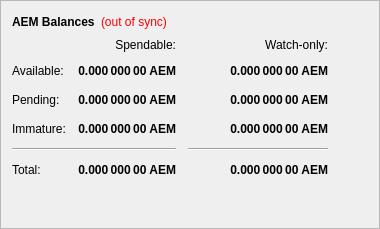
        <widget class="QFrame" name="frame">
         <property name="frameShape">
          <enum>QFrame::StyledPanel</enum>
         </property>
         <property name="frameShadow">
          <enum>QFrame::Raised</enum>
         </property>
         <layout class="QVBoxLayout" name="verticalLayout_4">
          <item>
           <layout class="QHBoxLayout" name="horizontalLayout_4">
            <item>
             <widget class="QLabel" name="label_5">
              <property name="font">
               <font>
                <weight>75</weight>
                <bold>true</bold>
               </font>
              </property>
              <property name="text">
               <string>AEM Balances</string>
              </property>
             </widget>
            </item>
            <item>
             <widget class="QLabel" name="labelWalletStatus">
              <property name="cursor">
               <cursorShape>WhatsThisCursor</cursorShape>
              </property>
              <property name="toolTip">
               <string>The displayed information may be out of date. Your wallet automatically synchronizes with the Atheneum network after a connection is established, but this process has not completed yet.</string>
              </property>
              <property name="styleSheet">
               <string notr="true">QLabel { color: red; }</string>
              </property>
              <property name="text">
               <string notr="true">(out of sync)</string>
              </property>
              <property name="alignment">
               <set>Qt::AlignLeading|Qt::AlignLeft|Qt::AlignVCenter</set>
              </property>
             </widget>
            </item>
            <item>
             <spacer name="horizontalSpacer_3">
              <property name="orientation">
               <enum>Qt::Horizontal</enum>
              </property>
              <property name="sizeHint" stdset="0">
               <size>
                <width>40</width>
                <height>20</height>
               </size>
              </property>
             </spacer>
            </item>
           </layout>
          </item>
          <item>
           <layout class="QGridLayout" name="gridLayout">
            <property name="spacing">
             <number>12</number>
            </property>
            <item row="2" column="2">
             <widget class="QLabel" name="labelWatchPending">
              <property name="font">
               <font>
                <weight>75</weight>
                <bold>true</bold>
               </font>
              </property>
              <property name="cursor">
               <cursorShape>IBeamCursor</cursorShape>
              </property>
              <property name="toolTip">
               <string>Unconfirmed transactions to watch-only addresses</string>
              </property>
              <property name="text">
               <string notr="true">0.000 000 00 AEM</string>
              </property>
              <property name="alignment">
               <set>Qt::AlignRight|Qt::AlignTrailing|Qt::AlignVCenter</set>
              </property>
              <property name="textInteractionFlags">
               <set>Qt::LinksAccessibleByMouse|Qt::TextSelectableByKeyboard|Qt::TextSelectableByMouse</set>
              </property>
             </widget>
            </item>
            <item row="2" column="1">
             <widget class="QLabel" name="labelUnconfirmed">
              <property name="font">
               <font>
                <weight>75</weight>
                <bold>true</bold>
               </font>
              </property>
              <property name="cursor">
               <cursorShape>IBeamCursor</cursorShape>
              </property>
              <property name="toolTip">
               <string>Total of transactions that have yet to be confirmed, and do not yet count toward the spendable balance</string>
              </property>
              <property name="text">
               <string notr="true">0.000 000 00 AEM</string>
              </property>
              <property name="alignment">
               <set>Qt::AlignRight|Qt::AlignTrailing|Qt::AlignVCenter</set>
              </property>
              <property name="textInteractionFlags">
               <set>Qt::LinksAccessibleByMouse|Qt::TextSelectableByKeyboard|Qt::TextSelectableByMouse</set>
              </property>
             </widget>
            </item>
            <item row="3" column="2">
             <widget class="QLabel" name="labelWatchImmature">
              <property name="font">
               <font>
                <weight>75</weight>
                <bold>true</bold>
               </font>
              </property>
              <property name="cursor">
               <cursorShape>IBeamCursor</cursorShape>
              </property>
              <property name="toolTip">
               <string>Staked or masternode rewards in watch-only addresses that has not yet matured</string>
              </property>
              <property name="text">
               <string notr="true">0.000 000 00 AEM</string>
              </property>
              <property name="alignment">
               <set>Qt::AlignRight|Qt::AlignTrailing|Qt::AlignVCenter</set>
              </property>
              <property name="textInteractionFlags">
               <set>Qt::LinksAccessibleByMouse|Qt::TextSelectableByKeyboard|Qt::TextSelectableByMouse</set>
              </property>
             </widget>
            </item>
            <item row="4" column="0" colspan="2">
             <widget class="Line" name="lineSpendableBalance">
              <property name="orientation">
               <enum>Qt::Horizontal</enum>
              </property>
             </widget>
            </item>
            <item row="4" column="2">
             <widget class="Line" name="lineWatchBalance">
              <property name="sizePolicy">
               <sizepolicy hsizetype="Preferred" vsizetype="Fixed">
                <horstretch>0</horstretch>
                <verstretch>0</verstretch>
               </sizepolicy>
              </property>
              <property name="minimumSize">
               <size>
                <width>140</width>
                <height>0</height>
               </size>
              </property>
              <property name="orientation">
               <enum>Qt::Horizontal</enum>
              </property>
             </widget>
            </item>
            <item row="5" column="0">
             <widget class="QLabel" name="labelTotalText">
              <property name="text">
               <string>Total:</string>
              </property>
             </widget>
            </item>
            <item row="3" column="1">
             <widget class="QLabel" name="labelImmature">
              <property name="font">
               <font>
                <weight>75</weight>
                <bold>true</bold>
               </font>
              </property>
              <property name="cursor">
               <cursorShape>IBeamCursor</cursorShape>
              </property>
              <property name="toolTip">
               <string>Staked or masternode rewards that has not yet matured</string>
              </property>
              <property name="text">
               <string notr="true">0.000 000 00 AEM</string>
              </property>
              <property name="alignment">
               <set>Qt::AlignRight|Qt::AlignTrailing|Qt::AlignVCenter</set>
              </property>
              <property name="textInteractionFlags">
               <set>Qt::LinksAccessibleByMouse|Qt::TextSelectableByKeyboard|Qt::TextSelectableByMouse</set>
              </property>
             </widget>
            </item>
            <item row="2" column="3">
             <spacer name="horizontalSpacer_2">
              <property name="orientation">
               <enum>Qt::Horizontal</enum>
              </property>
              <property name="sizeHint" stdset="0">
               <size>
                <width>40</width>
                <height>20</height>
               </size>
              </property>
             </spacer>
            </item>
            <item row="3" column="0">
             <widget class="QLabel" name="labelImmatureText">
              <property name="text">
               <string>Immature:</string>
              </property>
             </widget>
            </item>
            <item row="5" column="1">
             <widget class="QLabel" name="labelTotal">
              <property name="font">
               <font>
                <weight>75</weight>
                <bold>true</bold>
               </font>
              </property>
              <property name="cursor">
               <cursorShape>IBeamCursor</cursorShape>
              </property>
              <property name="toolTip">
               <string>Your current total balance</string>
              </property>
              <property name="text">
               <string notr="true">0.000 000 00 AEM</string>
              </property>
              <property name="alignment">
               <set>Qt::AlignRight|Qt::AlignTrailing|Qt::AlignVCenter</set>
              </property>
              <property name="textInteractionFlags">
               <set>Qt::LinksAccessibleByMouse|Qt::TextSelectableByKeyboard|Qt::TextSelectableByMouse</set>
              </property>
             </widget>
            </item>
            <item row="5" column="2">
             <widget class="QLabel" name="labelWatchTotal">
              <property name="font">
               <font>
                <weight>75</weight>
                <bold>true</bold>
               </font>
              </property>
              <property name="cursor">
               <cursorShape>IBeamCursor</cursorShape>
              </property>
              <property name="toolTip">
               <string>Current total balance in watch-only addresses</string>
              </property>
              <property name="text">
               <string notr="true">0.000 000 00 AEM</string>
              </property>
              <property name="alignment">
               <set>Qt::AlignRight|Qt::AlignTrailing|Qt::AlignVCenter</set>
              </property>
              <property name="textInteractionFlags">
               <set>Qt::LinksAccessibleByMouse|Qt::TextSelectableByKeyboard|Qt::TextSelectableByMouse</set>
              </property>
             </widget>
            </item>
            <item row="0" column="2">
             <widget class="QLabel" name="labelWatchonly">
              <property name="text">
               <string>Watch-only:</string>
              </property>
              <property name="alignment">
               <set>Qt::AlignRight|Qt::AlignTrailing|Qt::AlignVCenter</set>
              </property>
             </widget>
            </item>
            <item row="1" column="0">
             <widget class="QLabel" name="labelBalanceText">
              <property name="text">
               <string>Available:</string>
              </property>
             </widget>
            </item>
            <item row="1" column="1">
             <widget class="QLabel" name="labelBalance">
              <property name="font">
               <font>
                <weight>75</weight>
                <bold>true</bold>
               </font>
              </property>
              <property name="cursor">
               <cursorShape>IBeamCursor</cursorShape>
              </property>
              <property name="toolTip">
               <string>Your current spendable balance</string>
              </property>
              <property name="text">
               <string notr="true">0.000 000 00 AEM</string>
              </property>
              <property name="alignment">
               <set>Qt::AlignRight|Qt::AlignTrailing|Qt::AlignVCenter</set>
              </property>
              <property name="textInteractionFlags">
               <set>Qt::LinksAccessibleByMouse|Qt::TextSelectableByKeyboard|Qt::TextSelectableByMouse</set>
              </property>
             </widget>
            </item>
            <item row="1" column="2">
             <widget class="QLabel" name="labelWatchAvailable">
              <property name="font">
               <font>
                <weight>75</weight>
                <bold>true</bold>
               </font>
              </property>
              <property name="cursor">
               <cursorShape>IBeamCursor</cursorShape>
              </property>
              <property name="toolTip">
               <string>Your current balance in watch-only addresses</string>
              </property>
              <property name="text">
               <string notr="true">0.000 000 00 AEM</string>
              </property>
              <property name="alignment">
               <set>Qt::AlignRight|Qt::AlignTrailing|Qt::AlignVCenter</set>
              </property>
              <property name="textInteractionFlags">
               <set>Qt::LinksAccessibleByMouse|Qt::TextSelectableByKeyboard|Qt::TextSelectableByMouse</set>
              </property>
             </widget>
            </item>
            <item row="2" column="0">
             <widget class="QLabel" name="labelPendingText">
              <property name="text">
               <string>Pending:</string>
              </property>
             </widget>
            </item>
            <item row="0" column="1">
             <widget class="QLabel" name="labelSpendable">
              <property name="text">
               <string>Spendable:</string>
              </property>
              <property name="alignment">
               <set>Qt::AlignRight|Qt::AlignTrailing|Qt::AlignVCenter</set>
              </property>
             </widget>
            </item>
           </layout>
          </item>
          <item>
           <spacer name="verticalSpacer_4">
            <property name="orientation">
             <enum>Qt::Vertical</enum>
            </property>
            <property name="sizeHint" stdset="0">
             <size>
              <width>20</width>
              <height>40</height>
             </size>
            </property>
           </spacer>
          </item>
         </layout>
        </widget>
